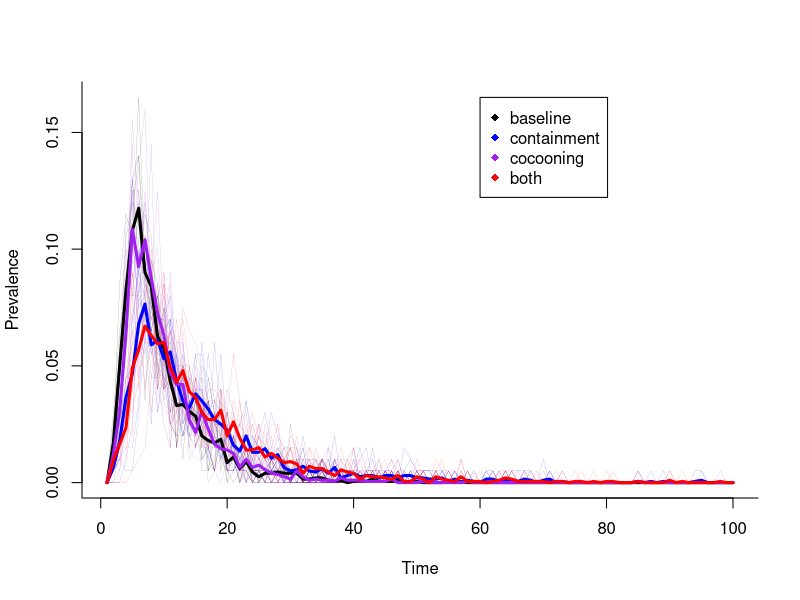

This figure's R source: (Note: this script raises an error after producing the figure.)
#===================================================================================
#  Lots of R packages for graphs
#	these are described in a CRAN task view here:
#	http://cran.r-project.org/web/views/gR.html
#	-install the 'network' package
#===================================================================================

#install.packages("network")
library(network)


#===================================================================================
#	Model neighborhood connections
#	-NEIGH: is a matrix of connections
#   -numneigh        #define the number of neighbors to connect
#   note: this leaves the ends with fewer connections
#===================================================================================
getNEIGH<-function(L,numneigh)
    {
    NEIGH<-matrix(0,L,L)  #set up an empty matrix
   

    for( i in numneigh:(L-numneigh))
        {
            for (o in 1:numneigh)
            {
        NEIGH[i,i-o]<-1
        NEIGH[i,i+o]<-1
            }
        }
        
    for(i in 1:numneigh)
        {
            for (o in 1:numneigh)
                {
                    NEIGH[i,o]<-1
                    NEIGH[(L+1)-i,(L+1)-o]<-1
                    NEIGH[(L+1)-i,o]<-1
                    NEIGH[i, (L+1)-o]<-1
                }
        }
    diag(NEIGH)<-0
    return(NEIGH)
    }

#NEIGH_NET<-network(NEIGH, directed=FALSE)

#===================================================================================
#	Model long-distance connections
#	-Each node has a number of connections drawn from  negative binomial distribution
#	-LD is the matrix of connections
#   -LD_NET is the network
#===================================================================================

getLD<-function(L,connectivity)
    {
        LD<-matrix(rbinom(L^2,1,connectivity),L)
            for( i in 1:L)
                {
                LD[i,]<-LD[,i]
                }
            diag(LD)<-0
        return(LD)
    }


#LD_NET<-network(LD, directed=FALSE)

#===================================================================================
#	create a single connection network out of NEIGH and LD
#   -ALL_NET is the matrix
#   -NET is the network
#===================================================================================
getALL_NET<-function(NEIGH,LD)
    {
    ALL_NET<-matrix(0,L,L)  #set up an empty matrix
    ALL_NET<-NEIGH+LD>0     #the unity of connections from long and neighborhood connections
    ALL_NET<-ALL_NET*1      #so that it is displayed in 0 and 1s
    return(ALL_NET)
    }

#NET<-network(ALL_NET, directed=FALSE)




#===================================================================================
#	Risk matrix, incorporating potential interventions
#       -RISK is the probability of infection among connection
#   Interventions:
#       -contain: an option to decrease risk for some columns which are assumed to report infection
#           -identification: % of cases identified in time to attempt containment
#           -participation: % of contacts of the node for whom risk will be reduced
#           -reduction: degree by which risk will be reduce, multiplicative
#       -cocoon (or any intervention trying to protect mother)
#           -cocoonable: % of mothers that could realistically be protected in time
#           -protection: Average reduction in risk to those protected (includes participation in protection efforts)
#===================================================================================


getrisk<-function(b, reduction=.4, identification=.5, participation=.6, cocoonable=.3, protection=.6, contain=FALSE, cocoon=FALSE)
    {
    RISK<-b*NEIGH
    
    if(contain==TRUE)
	   {
        identified<-sample(L, round(L*identification))    #randomly selects individuals that would present in time for ring treatment
        participants<-sample(L, round(L*participation))    #randomly selects those who would participate in ring treatment

            for (j in identified)
                {
                RISK[participants,j]<- RISK[participants,j]*reduction
                }
        }
    RISK<-RISK+(b*LD)       #add back the long distance risk that is not affected by containment
    
    if(cocoon==TRUE)
	   {
           cocoons<-sample(L, round(L*cocoonable))    #randomly selects individuals that could be protected
           
           for (j in cocoons)
           {
               RISK[,j]<- RISK[,j]*protection
           }
       }
    
    return(RISK)
    }



#===================================================================================
#	Plotting functions
#	-COORDS lets it draw network once and saves the coordinates of each node
#	-COLS a vector to define colors in the plot 
#	-visualize: plots network, coloring the I nodes red
#===================================================================================




visualize_net<-function(NET)
	{
    COORDS<<-plot(NET,vertex.col="black")
    COLS<<-rep(1,L)
	COLS[I==1]<-"red"
	COLS[E==1]<-"orange"
	COLS[S==1]<-"black"
	COLS[R==1]<-"white"
	plot(NET,vertex.col=COLS, jitter=FALSE, coord=COORDS)
	}


visualize_nodes<-function()
	{
	COLS[I==1]<-"red"
	COLS[E==1]<-"orange"
	COLS[S==1]<-"black"
	COLS[R==1]<-"white"
    lines(COORDS,col=COLS,pch=19,type="p") # much faster than points()
	}

#===================================================================================
#	-Set up Simulation 
#	-S,E,I,R vectors
#===================================================================================

setup<-function()
	{
	S<<-rep(1,L)
	E<<-rep(0,L)
	I<<-rep(0,L)
	R<<-rep(0,L)
	recoverday<<-rep(0,L)
    cases<<-NA
	}

#===================================================================================
#	Key functions of stochastic simulation
#	-infect changes I from 0 to 1, also changes E and S to 0
#===================================================================================

infect<-function(node, day=i)
	{
        I[node]<<-1
        E[node]<<-0
        S[node]<<-0
        cases<<-which(I==1)
        recoverday[node]<<-day+duration
	}
		
expose<-function()
	{
        if(length(cases==1))
           {
               temp<-ALL_NET[,cases]==1
           }
           
        if(length(cases)>1)
           {
               temp<-rowSums(ALL_NET[,cases])>=1
           }
        if(length(temp>=1))
            {
                temp <- temp & !R # recovered are not exposed assuming immunity at least over time period
                E[temp]<<-1
                E[cases]<<-0
                S[temp]<<-0
            }
	}

recover<-function(node)
	{
        I[node]<<-0
        E[node]<<-0
        S[node]<<-0
        R[node]<<-1
        cases<<-which(I==1)
	}


#===================================================================================
#	Simulation function
#   Parameters:
#       -b : probaility infection given exposure / time step (ie rate)
#       -endtime: number of time steps in simulation
#       -index_cases: the # of cases at timepoint 1
#       -connectivity % of population that comes into relevant contact. Note this scales with L, the population size
#       -numneigh Number of neighboring nodes a cases will expose, also the number that might be treated in containment. Currently the number is doubled as the simulation is 2 dimensional (a 3 means 6 nodes will be exposed)
#       -coco : whether a cocoon strategy is attempted
#       -cont : whether a containment strategy is attempted
#       -identification, participation, reduction, coconnable, protection (see the Risk Matrix function above)
#===================================================================================

dosim<-function(cont= FALSE, coco=FALSE, index_cases=1, b=.01, identification=1, participation=1, reduction=0,cocoonable=.1, protection=.6)
    {
        #reset the population vectors
            i<<-1
            setup()
            PREV<<-temp<<-rep(0,endtime)  #empty vector
        
        #create the risk matrices
            RISK<<-getrisk(b, reduction=reduction, identification=identification, participation=participation, cocoonable=cocoonable, protection=protection, contain=cont, cocoon=coco)
            
        #seed the epidemic
        
            cases<<-(sample(L,index_cases))           # infect the index cases
            infect(cases)
            expose()                                # expose nodes connected to index cases
       
        #simulate the epidemic
           for(i in 2:endtime)
                {
                    
                    random<-matrix(runif(L*L),L,L)  # draw a random number matrix for stochastic infection
                    risk<-E*RISK                    # multiplying risk matrix by the exposed vector
                    toinfect<-which(rowSums(random<risk)>0)
                    infect(toinfect,day=i)
                    recover(which(recoverday==i))
                    expose()
                    PREV[i]<-sum(I)/L               # store the prevalence at time i
                }
        #return total cases and prevalence over time
            totcases<-sum(R)+sum(I)
            togo<-c(PREV, totcases)
            return(togo)
    }


#===================================================================================
#   Global Parameters
#       -sims: number of simulations per arm
#       -duration : number of timepoints a case is infectious
#       -numneigh : number of neighbors in the matrix
#       -connectivity : probability of connection with any other node in the network
#===================================================================================
sims<-10
endtime<-100
L<-200
I<-rep(0,L)     #allows use of the symbol I for infectious and sets it to zero
duration<-1
numneigh<-3
connectivity<-0.05

baseline<-matrix(NA,endtime,sims)
contained<-matrix(NA,endtime,sims)
cocooned<-matrix(NA,endtime,sims)
both<-matrix(NA,endtime,sims)

basecase<-rep(NA,sims)
contcase<-rep(NA,sims)
cococase<-rep(NA,sims)
bothcase<-rep(NA,sims)


for (x in 1:sims)
    {
    #create the exposure and risk matrices
        NEIGH<<-getNEIGH(L, numneigh)
        LD<<-getLD(L, connectivity)
        ALL_NET<<-getALL_NET(NEIGH,LD)
        

    #no containment
        temp<-dosim(cont= FALSE, coco=FALSE)
        baseline[,x]<-temp[1:endtime]
        basecase[x]<-temp[endtime+1]
    #containment

        temp<-dosim(cont= TRUE, coco=FALSE)
        contained[,x]<-temp[1:endtime]
        contcase[x]<-temp[endtime+1]

    #cocoon

        temp<-dosim(cont= FALSE, coco=TRUE)
        cocooned[,x]<-temp[1:endtime]
        cococase[x]<-temp[endtime+1]
    #both

        temp<-dosim(cont= TRUE, coco=TRUE)
        both[,x]<-temp[1:endtime]
        bothcase[x]<-temp[endtime+1]
    }

#===================================================================================
#	Visualize the results
#	-black lines: simulations with no interventions
#	-blue lines: Simulaitons with containment
#   -purple lines: simulations with cocooning
#   -red lines: simulations with both containment and cocooning
#
#   -Thicker lines are means across the simulations in each arm
#===================================================================================


#plots of each simulation
quartz()
matplot(1:endtime, baseline, type = "l", xlab = "Time", ylab = "Prevalence", main = "", lwd = .1, lty = 1, bty = "l", col = "black")
matplot(1:endtime, contained, type = "l", xlab = "Time", ylab = "Prevalence", main = "", lwd = .1, lty = 1, bty = "l", col = "blue", add=TRUE)
matplot(1:endtime, cocooned, type = "l", xlab = "Time", ylab = "Prevalence", main = "", lwd = .1, lty = 1, bty = "l", col = "purple", add=TRUE)
matplot(1:endtime, both, type = "l", xlab = "Time", ylab = "Prevalence", main = "", lwd = .1, lty = 1, bty = "l", col = "red", add=TRUE)

#show the means for each set of simulations
lines(rowMeans(baseline),col="black", lwd=3)
lines(rowMeans(contained),col="blue", lwd=3)
lines(rowMeans(cocooned),col="purple", lwd=3)
lines(rowMeans(both),col="red", lwd=3)
legend(60, max(baseline), c("baseline", "containment", "cocooning", "both"), pch = 18, col = c("black", "blue", "purple", "red"))

#show final epidemic size
basecase
contcase
cococase
bothcase




#===================================================================================
#	-par sets up a plot window. par(ask=TRUE) requires a <Enter> between plots (for a movie)
#   -Visualize_net shows the network of local and longdistnace contacts
#===================================================================================
dosim(connectivity=0)
par(ask=FALSE)
visualize_net(network(ALL_NET, directed=FALSE))



#####-------------old below

#===================================================================================
#	-Simulated population parameters
#===================================================================================

L<-num_obs<-100  #number of households and individuals
S<-rep(1,L)
E<-rep(0,L)
I<-rep(0,L)
R<-rep(0,L)





#define the length in days of the simulation
reps<-100

#set time to day 1
i<-1

#an empty vector to store the prevalence over the course of the simulation
PREV<-rep(0,reps)

#sets the whole populations to susceptible
setup()

#set how many index cases and draw them randomly
index<-index_case<-sample(L,5)

#infect the index cases
infect(index_case)

#expose those nodes connected to the index cases
expose()
